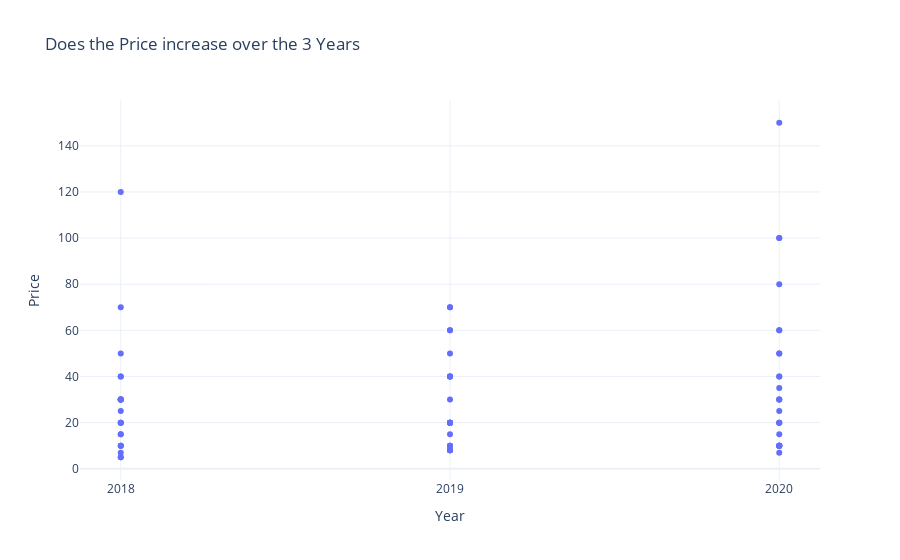

Notebook cell for this chart:
### Markdown cell above
## (a) On average is the price of Legos increasing, decreasing, or staying the same over the three years?

### Code cell
price_fig = px.scatter(
    DF,
    x='year',
    y='price',
    title='Does the Price increase over the 3 Years',
)

price_fig.update_layout(
    xaxis_title='Year',
    yaxis_title='Price',
    template='plotly_white'
)

price_fig.update_xaxes(dtick=1)
price_fig.show()

### Figure 1 — Plotly figure (JSON) as saved in the notebook; plotly's stock layout.template omitted (floating-point values rounded to 4 significant figures)
{"data": [{"hovertemplate": "year=%{x}<br>price=%{y}<extra></extra>", "legendgroup": "", "marker": {"color": "#636efa", "symbol": "circle"}, "mode": "markers", "name": "", "orientation": "v", "showlegend": false, "type": "scatter", "x": [2018, 2018, 2018, 2018, 2018, 2018, 2018, 2018, 2018, 2018, 2018, 2019, 2019, 2019, 2019, 2019, 2019, 2019, 2020, 2020, 2020, 2020, 2020, 2020, 2020, 2018, 2018, 2018, 2018, 2018, 2019, 2019, 2019, 2019, 2019, 2019, 2019, 2019, 2019, 2019, 2020, 2020, 2020, 2020, 2020, 2020, 2020, 2020, 2020, 2020, 2018, 2018, 2018, 2018, 2018, 2018, 2018, 2019, 2019, 2019, 2019, 2019, 2019, 2019, 2019, 2020, 2020, 2020, 2020, 2020, 2020, 2020, 2020, 2020, 2020], "xaxis": "x", "y": [4.99, 4.99, 14.99, 49.99, 19.99, 9.99, 24.99, 120.0, 29.99, 29.99, 19.99, 19.99, 19.99, 19.99, 9.99, 59.99, 9.99, 19.99, 24.99, 6.99, 29.99, 14.99, 9.99, 34.99, 59.99, 14.99, 19.99, 29.99, 69.99, 29.99, 7.99, 7.99, 14.99, 39.99, 69.99, 49.99, 19.99, 39.99, 7.99, 7.99, 49.99, 9.99, 9.99, 9.99, 9.99, 19.99, 39.99, 79.99, 29.99, 49.99, 6.99, 9.99, 39.99, 29.99, 29.99, 9.99, 39.99, 39.99, 19.99, 69.99, 59.99, 9.99, 19.99, 29.99, 39.99, 39.99, 59.99, 99.99, 29.99, 9.99, 9.99, 19.99, 99.99, 150.0, 19.99], "yaxis": "y"}], "layout": {"legend": {"tracegroupgap": 0}, "title": {"text": "Does the Price increase over the 3 Years"}, "xaxis": {"anchor": "y", "domain": [0, 1], "dtick": 1, "title": {"text": "Year"}}, "yaxis": {"anchor": "x", "domain": [0, 1], "title": {"text": "Price"}}}}
